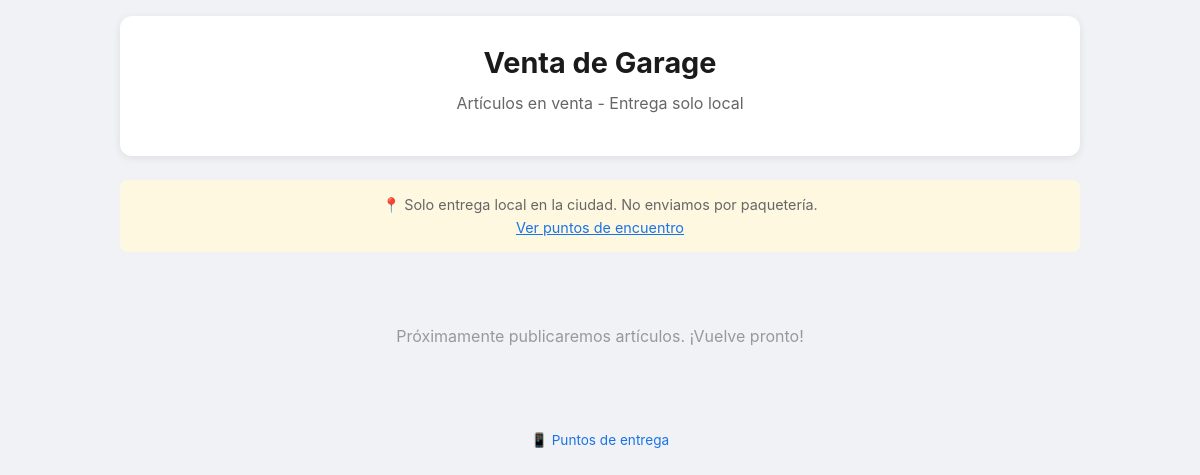
The page / on the database its author committed.
### tables this page shows
CREATE TABLE IF NOT EXISTS settings (
    id INT AUTO_INCREMENT PRIMARY KEY,
    setting_key VARCHAR(100) UNIQUE NOT NULL,
    setting_value TEXT
);

### includes/functions.php (called while the page is built, shortened)
<?php
function h(?string $s): string {
    return htmlspecialchars($s ?? '', ENT_QUOTES | ENT_HTML5, 'UTF-8');
}
function getSetting(string $key): string {
    $db = getDB();
    $stmt = $db->prepare("SELECT setting_value FROM settings WHERE setting_key = ? LIMIT 1");
    $stmt->bind_param('s', $key);
    $stmt->execute();
    $row = $stmt->get_result()->fetch_assoc();
    return $row['setting_value'] ?? '';
}

### index.php (the view, shortened to what this page needs)
<?php
require_once __DIR__ . '/includes/functions.php';
$pageTitle = h(getSetting('page_title') ?: 'Venta de Garage');
$pageDesc = h(getSetting('page_description'));
$items = getItems();
?>
<!DOCTYPE html>
<html lang="es">
<head>
<link rel="stylesheet" href="assets/css/estilo.css">
</head>
<body>
<div class="container">
    <header class="header">
        <h1><?= $pageTitle ?></h1>
        <?php if ($pageDesc): ?><p class="desc"><?= $pageDesc ?></p><?php endif; ?>
    </header>
    <section class="delivery-note">
        <p>📍 Solo entrega local en la ciudad. No enviamos por paquetería.</p>
        <p><a href="entrega.php">Ver puntos de encuentro</a></p>
    </section>
    <main class="catalog">
        <?php if (empty($items)): ?>
            <p class="empty">Próximamente publicaremos artículos. ¡Vuelve pronto!</p>
        <?php endif; ?>
    </main>
    <footer class="footer">
        <p>📱 <a href="entrega.php">Puntos de entrega</a></p>
    </footer>
</div>
</body>
</html>

### assets/css/estilo.css (style rules this page uses)
*, *::before, *::after { box-sizing: border-box; margin: 0; padding: 0; }
html { font-size: 16px; }
body { font-family: -apple-system, BlinkMacSystemFont, 'Segoe UI', Roboto, sans-serif; background: #f0f2f5; color: #1a1a1a; line-height: 1.6; padding: 1rem; }
.container { max-width: 960px; margin: 0 auto; }
.header { background: #fff; padding: 1.5rem 2rem; border-radius: 12px; box-shadow: 0 2px 8px rgba(0,0,0,.08); margin-bottom: 1.5rem; text-align: center; }
.header h1 { font-size: 1.8rem; color: #1a1a1a; }
.desc { color: #666; margin-top: .3rem; }
.delivery-note { background: #fff8e1; padding: .8rem 1rem; border-radius: 8px; margin-bottom: 1.5rem; text-align: center; font-size: .9rem; color: #666; }
.delivery-note a { color: #1a73e8; }
.catalog { display: grid; gap: 1.5rem; }
.footer { text-align: center; padding: 2rem 0; color: #999; font-size: .85rem; }
.footer a { color: #1a73e8; text-decoration: none; }
.empty { text-align: center; padding: 3rem; color: #999; }

### rows shown on the page
settings: setting_value "Venta de Garage"
settings: setting_value "Artículos en venta - Entrega solo local"
